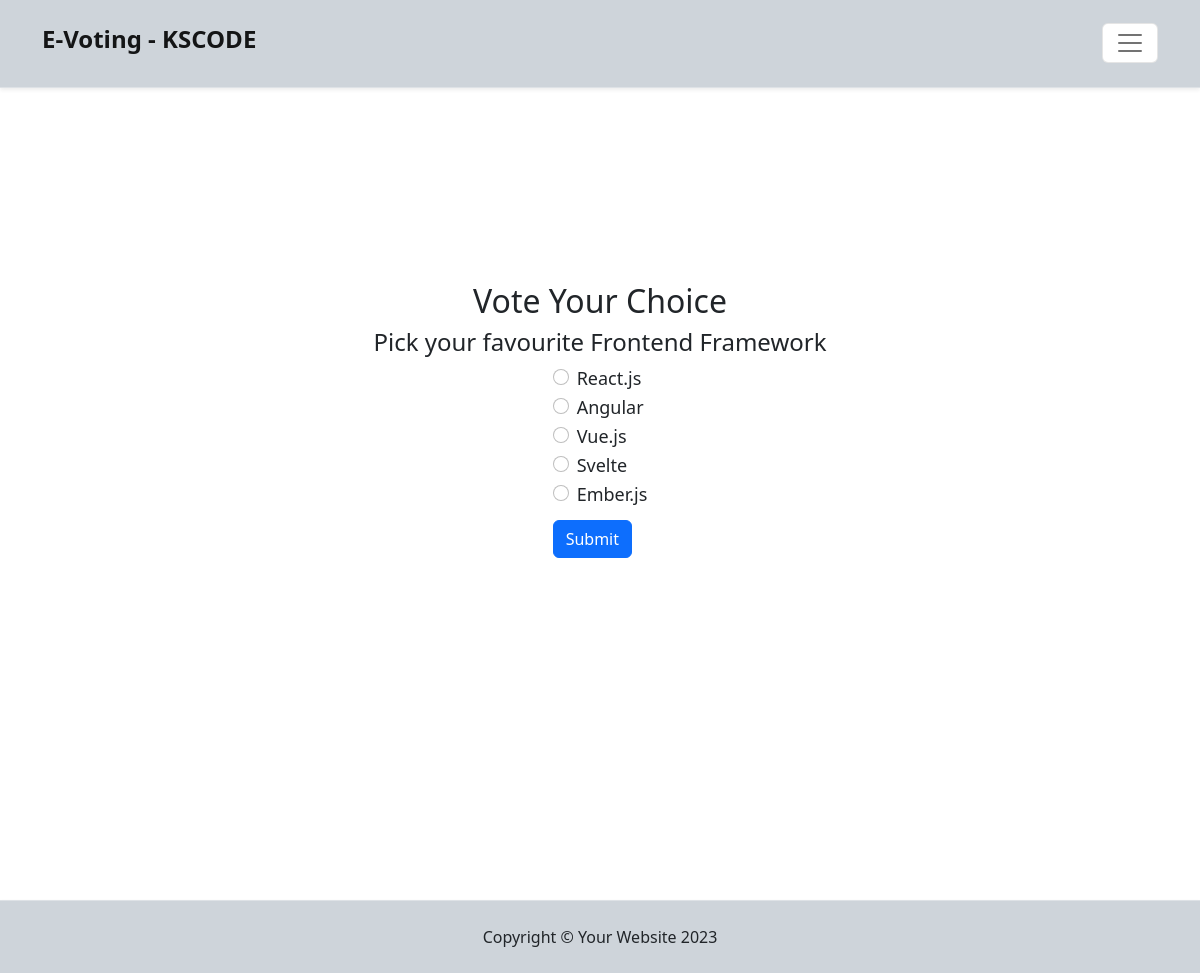
Screenshot of /vote/frontend-framework (signed in) with the database file from the repository.
### voteapp/models.py (models this page shows, shortened)
class Category(models.Model):
    id = models.UUIDField(primary_key=True, default=uuid.uuid4, editable=False)
    title = models.CharField(max_length=200)
    slug = models.SlugField(blank=True, null=True)
    description = models.TextField(blank=True, null=True)
    total_vote = models.IntegerField(default=0)
    voters = models.ManyToManyField(User, blank=True)

class CategoryItem(models.Model):
    id = models.UUIDField(primary_key=True, default=uuid.uuid4, editable=False)
    title = models.CharField(max_length=200)
    total_vote = models.IntegerField(default=0)
    category = models.ForeignKey(Category, on_delete=models.CASCADE, related_name="items")
    voters = models.ManyToManyField(User, blank=True)

### voteapp/views.py (the view, shortened to what this page needs)
# urls.py: path("vote/<str:slug>", views.detail, name="detail"),
@login_required(login_url="signin")
def detail(request,  *args, **kwargs):
    context = {}
    slug = kwargs.get('slug')
    category = Category.objects.get(slug=slug)
    context['category'] = category
    categories = CategoryItem.objects.filter(category=category)
    context['categories'] = categories
    msg = None
    if request.user.is_authenticated:
        if category.voters.filter(id=request.user.id).exists():
            msg = "voted"
    context['msg'] = msg
    return render(request, "voteapp/detail.html", context)

### voteapp/templates/voteapp/detail.html (shortened to what this page needs)
{% extends 'voteapp/base.html' %}
{% block content %}
<div class="container voteContainer">
    <h2>Vote Your Choice</h2>
    <h4>Pick your favourite {{category.title}}</h4>
    {% if msg  %}
      <div class="alert alert-primary mt-2" role="alert">
        You have already voted in this category
      </div>
    <a class="btn btn-primary btn-lg" href="{% url 'result' category.slug %}">See Result</a>
    {% else %}
        <form action="" method='POST' id="forms">
          {% for category in categories  %}
            <div class="form-check">
              <input class="form-check-input" type="radio" value="{{category.id}}" name="category_item" id="flexRadioDefault{{category.id}}" required>
              <label class="form-check-label" for="flexRadioDefault{{category.id}}">
                {{category.title}}
              </label>
            </div>
          {% endfor %}
          <button type="submit" class='btn btn-primary'>Submit</button>
        </form>
    {% endif %}
</div>
{% endblock content %}

### static/css/style.css (style rules this page uses)
* { box-sizing: border-box; }
.voteContainer { display: flex; flex-direction: column; align-items: center; justify-content: center; height: 80vh; padding: 10px 0px 0px 0px; }
.voteContainer button { margin: 10px 0px 10px 0px; }
.voteContainer label { font-size: 18px; font-weight: 500; }
*, *:after, *:before { box-sizing: border-box; }

### rows the page displays
Category: title "Frontend Framework"
CategoryItem: title "React.js"
CategoryItem: title "Angular"
CategoryItem: title "Vue.js"
CategoryItem: title "Svelte"
CategoryItem: title "Ember.js"
